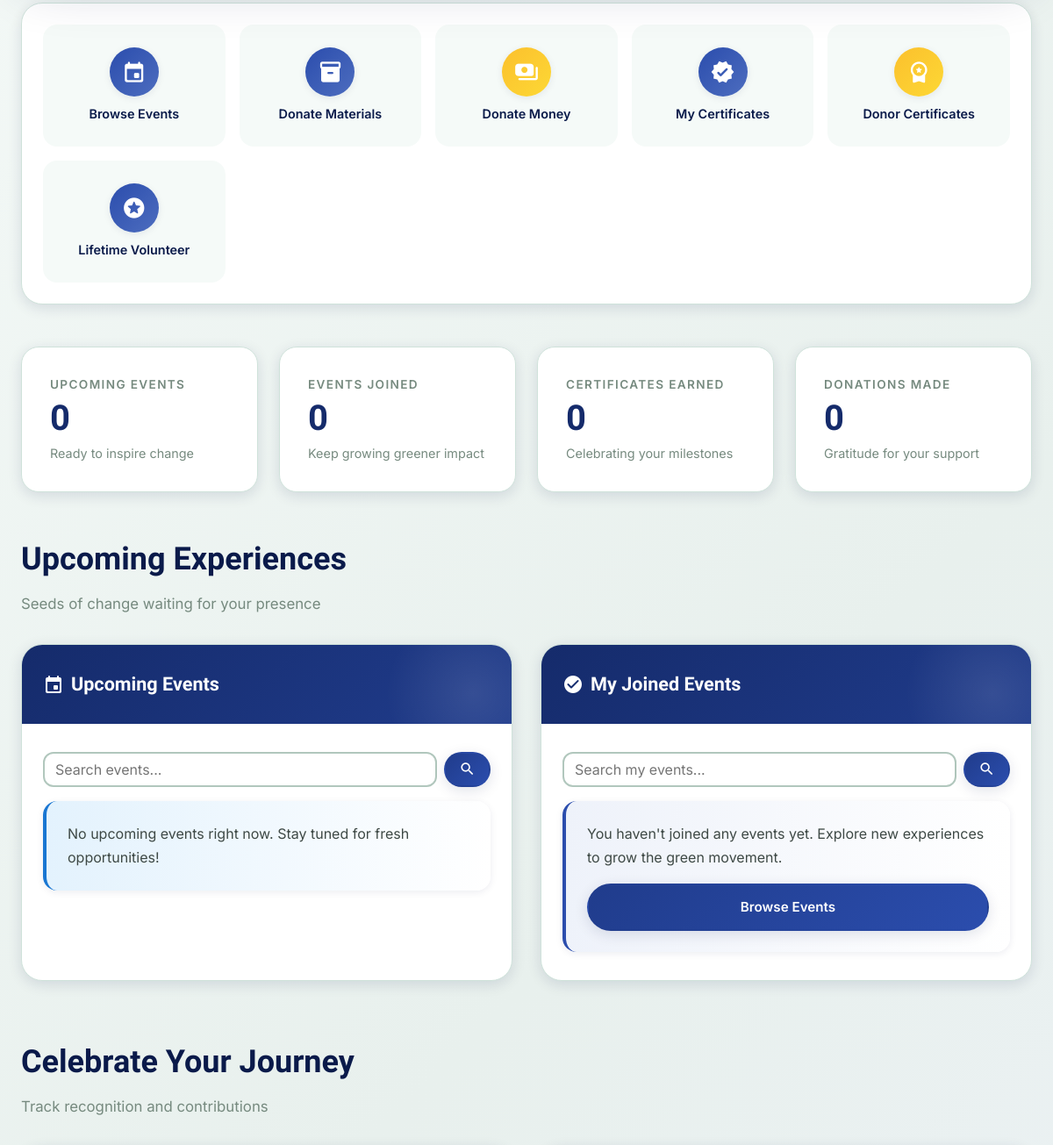
Page /dashboard/ (signed in, middle part) on the earlier database version.
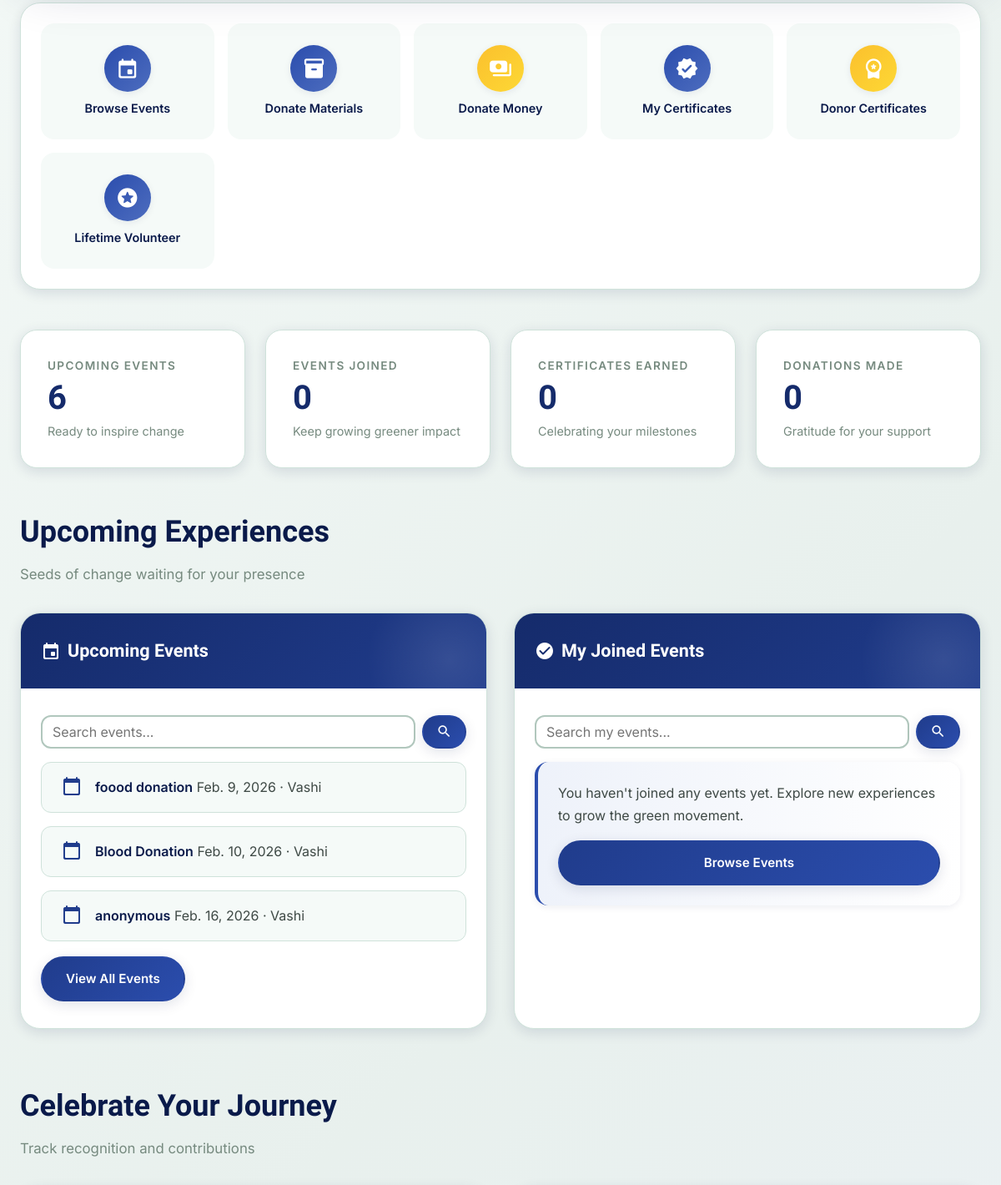
Same page on the later database version.
### pehchan/models.py (models this page shows, shortened)
class Event(models.Model):
    STATUS_CHOICES = [
        ('upcoming', 'Upcoming'),
        ('ongoing', 'Ongoing'),
        ('completed', 'Completed'),
    ]
    name = models.CharField(max_length=200)
    description = models.TextField()
    event_date = models.DateField()
    location = models.CharField(max_length=200)
    image = models.ImageField(upload_to='event_images/', blank=True, null=True)
    status = models.CharField(max_length=20, choices=STATUS_CHOICES, default='upcoming')
    created_at = models.DateTimeField(auto_now_add=True)
    updated_at = models.DateTimeField(auto_now=True)
    class Meta:
        ordering = ['-event_date']

### pehchan/views.py (the view)
# urls.py: path('dashboard/', views.dashboard, name='dashboard'),
@login_required
def dashboard(request):
    upcoming_search = request.GET.get('upcoming_search', '')
    joined_search = request.GET.get('joined_search', '')
    from django.utils import timezone
    today = timezone.now().date()
    upcoming_events = Event.objects.filter(event_date__gte=today).order_by('event_date')
    if upcoming_search:
        upcoming_events = upcoming_events.filter(
            Q(name__icontains=upcoming_search) |
            Q(description__icontains=upcoming_search) |
            Q(location__icontains=upcoming_search)
        )
    joined_events = EventVolunteer.objects.filter(user=request.user).select_related('event').order_by('-joined_at')
    if joined_search:
        joined_events = joined_events.filter(
            Q(event__name__icontains=joined_search) |
            Q(event__description__icontains=joined_search) |
            Q(event__location__icontains=joined_search)
        )
    certificates = Certificate.objects.filter(volunteer__user=request.user).select_related('event', 'volunteer').order_by('-issue_date')
    donor_certificates = DonorCertificate.objects.filter(user=request.user).select_related('material_donation', 'money_donation').order_by('-issue_date')
    material_donations = MaterialDonation.objects.filter(user=request.user).order_by('-created_at')
    money_donations = MoneyDonation.objects.filter(user=request.user).order_by('-created_at')
    is_lifetime_volunteer = hasattr(request.user, 'lifetime_volunteer') and request.user.lifetime_volunteer.status == 'approved'
    context = {
        'upcoming_events': upcoming_events,
        'joined_events': joined_events,
        'certificates': certificates,
        'donor_certificates': donor_certificates,
        'material_donations': material_donations,
        'money_donations': money_donations,
        'is_lifetime_volunteer': is_lifetime_volunteer,
        'upcoming_search': upcoming_search,
        'joined_search': joined_search,
    }
    return render(request, 'dashboard.html', context)

### templates/dashboard.html (shortened to what the changed rows need)
{% extends 'base.html' %}
{% block content %}
{% with upcoming_count=upcoming_events|length joined_count=joined_events|length certificate_count=certificates|length donor_cert_count=donor_certificates|length material_count=material_donations|length money_count=money_donations|length %}
<div class="metric-strip">
    <div class="metric-card">
        <span class="metric-label">Upcoming Events</span>
        <span class="metric-value">{{ upcoming_count }}</span>
        <span class="metric-footnote">Ready to inspire change</span>
    </div>
</div>
{% endwith %}
<div class="dashboard-section">
    <div class="dashboard-grid">
        <div class="surface-card">
            <div class="mdl-card__title">
                <h2 class="mdl-card__title-text"><span class="material-icons-round">event</span> Upcoming Events</h2>
            </div>
            <div class="mdl-card__supporting-text">
                {% if upcoming_events %}
                    <ul class="list-elevated">
                        {% for event in upcoming_events|slice:":3" %}
                            <li>
                                <span class="material-icons-round">calendar_today</span>
                                <div>
                                    <a href="{% url 'event_detail' event.pk %}">{{ event.name }}</a>
                                    <span class="metric-footnote">{{ event.event_date }} · {{ event.location }}</span>
                                </div>
                            </li>
                        {% endfor %}
                    </ul>
                    <div style="margin-top: 18px;">
                        <a href="{% url 'event_list' %}" class="pill-button pill-button--primary">View All Events</a>
                    </div>
                {% else %}
                    <div class="info-panel info-panel--sky">
                        <span>No upcoming events right now. Stay tuned for fresh opportunities!</span>
                    </div>
                {% endif %}
            </div>
        </div>
        <div class="surface-card">
            <div class="mdl-card__title">
                <h2 class="mdl-card__title-text"><span class="material-icons-round">check_circle</span> My Joined Events</h2>
            </div>
        </div>
    </div>
</div>
{% endblock %}

Differences in the rows shown:
added Event: name "foood donation", event_date "Feb. 9, 2026", location "Vashi"
added Event: name "Blood Donation", event_date "Feb. 10, 2026", location "Vashi"
added Event: name "anonymous", event_date "Feb. 16, 2026", location "Vashi"
Other differences:
{{ upcoming_count }}: "0" → "6"
text no longer shown: "No upcoming events right now. Stay tuned for fresh opportunities!"
text now shown: "View All Events"
